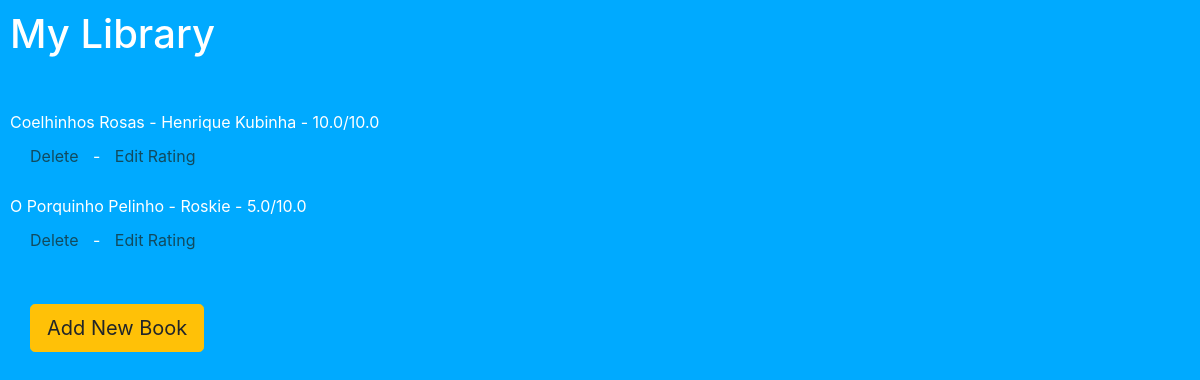
Before: / with the older database file.
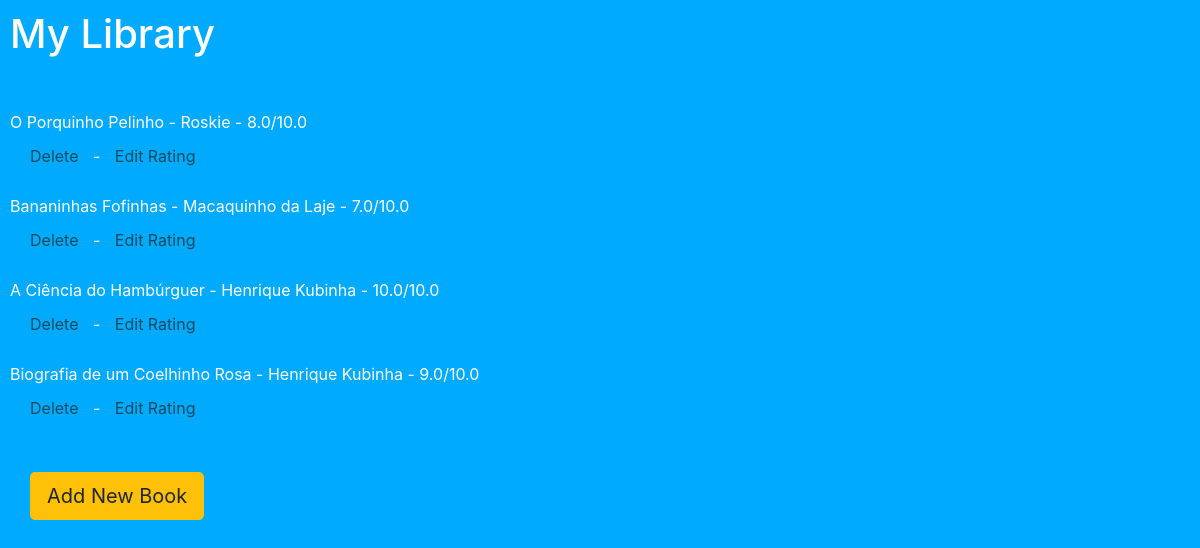
After: the same page with the newer database file.
### main.py (models this page shows)
class Book(db.Model):
    bookid = db.Column(db.Integer, primary_key=True)
    title = db.Column(db.String(250), unique=True, nullable=False)
    author = db.Column(db.String(250), nullable=False)
    review = db.Column(db.Float, nullable=False)

### main.py (the view)
@app.route('/')
def home():
    books = query_books()
    return render_template("index.html", books=books)

### main.py (called while the page is built)
def query_books():
    all_books = []
    books = db.session.query(Book).all()
    for book in books:
        book_info = {
            "bookid": book.bookid,
            "title": book.title,
            "author": book.author,
            "rating": book.review,
        }
        all_books.append(book_info)
    return all_books

### templates/index.html (shortened to what this page needs)
<!DOCTYPE html>
<html lang="en">
<head>
    <link rel="stylesheet"
          href="https://cdn.jsdelivr.net/npm/bootstrap@4.3.1/dist/css/bootstrap.min.css"
>
    <link rel="stylesheet" href="/static/style.css">
</head>
<body>
<h1>My Library</h1>
<br>
    {% if books | length  == 0: %}
        <p>Library is empty!</p>
        <br>
    {% else %}
        <ul>
            {% for book in books: %}
                <li>{{ book["title"] }} - {{ book["author"] }} - {{ book["rating"] }}/10.0 </li>
                <p><a href="/delete/{{book['bookid']}}">Delete</a> - <a href="/edit/{{book['bookid']}}">Edit Rating</a></p>
            {% endfor %}
        </ul>
    {% endif %}
<a href="add">
    <button class="btn btn-warning btn-lg add-btn">Add New Book</button>
</a>
</body>
</html>

### static/style.css (style rules this page uses)
body { background-color: #00AAFF; }
h1, h2, p, ul, label { color: white; padding: 10px; }
.btn { margin-left: 20px; }
a { color: #114b5f; padding: 10px; }

Changed rows visible on the page:
removed Book: title "Coelhinhos Rosas", author "Henrique Kubinha", rating "10.0"
changed Book "O Porquinho Pelinho": rating "5.0" → "8.0"
added Book: title "Bananinhas Fofinhas", author "Macaquinho da Laje", rating "7.0"
added Book: title "A Ciência do Hambúrguer", author "Henrique Kubinha", rating "10.0"
added Book: title "Biografia de um Coelhinho Rosa", author "Henrique Kubinha", rating "9.0"
